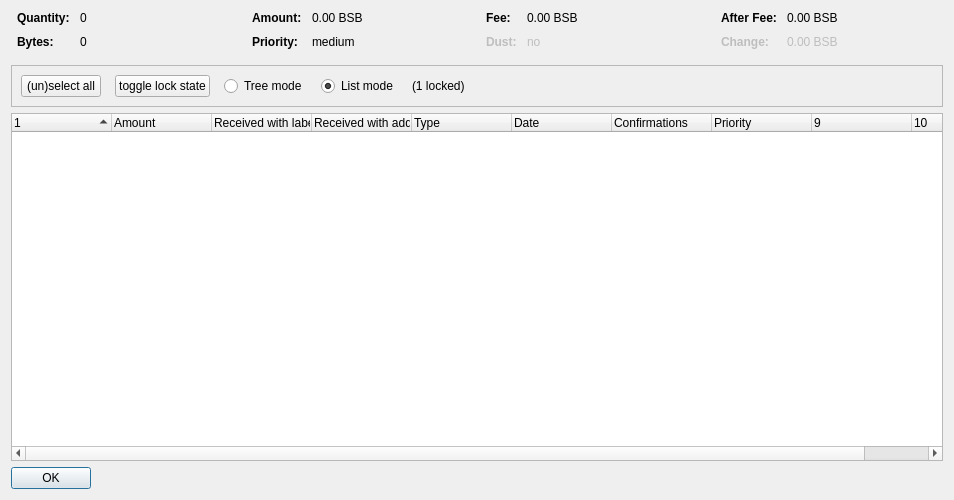
<?xml version="1.0" encoding="UTF-8"?>
<ui version="4.0">
 <class>CoinControlDialog</class>
 <widget class="QDialog" name="CoinControlDialog">
  <property name="geometry">
   <rect>
    <x>0</x>
    <y>0</y>
    <width>954</width>
    <height>500</height>
   </rect>
  </property>
  <property name="windowTitle">
   <string>Coin Selection</string>
  </property>
  <layout class="QVBoxLayout" name="verticalLayout">
   <item>
    <layout class="QHBoxLayout" name="horizontalLayoutTop" stretch="0,0,0,0">
     <property name="topMargin">
      <number>0</number>
     </property>
     <property name="bottomMargin">
      <number>10</number>
     </property>
     <item>
      <layout class="QFormLayout" name="formLayoutCoinControl1">
       <property name="horizontalSpacing">
        <number>10</number>
       </property>
       <property name="verticalSpacing">
        <number>10</number>
       </property>
       <property name="leftMargin">
        <number>6</number>
       </property>
       <property name="rightMargin">
        <number>6</number>
       </property>
       <item row="0" column="0">
        <widget class="QLabel" name="labelCoinControlQuantityText">
         <property name="font">
          <font>
           <weight>75</weight>
           <bold>true</bold>
          </font>
         </property>
         <property name="text">
          <string>Quantity:</string>
         </property>
        </widget>
       </item>
       <item row="0" column="1">
        <widget class="QLabel" name="labelCoinControlQuantity">
         <property name="cursor">
          <cursorShape>IBeamCursor</cursorShape>
         </property>
         <property name="contextMenuPolicy">
          <enum>Qt::ActionsContextMenu</enum>
         </property>
         <property name="text">
          <string notr="true">0</string>
         </property>
         <property name="textInteractionFlags">
          <set>Qt::LinksAccessibleByMouse|Qt::TextSelectableByKeyboard|Qt::TextSelectableByMouse</set>
         </property>
        </widget>
       </item>
       <item row="1" column="0">
        <widget class="QLabel" name="labelCoinControlBytesText">
         <property name="font">
          <font>
           <weight>75</weight>
           <bold>true</bold>
          </font>
         </property>
         <property name="text">
          <string>Bytes:</string>
         </property>
        </widget>
       </item>
       <item row="1" column="1">
        <widget class="QLabel" name="labelCoinControlBytes">
         <property name="cursor">
          <cursorShape>IBeamCursor</cursorShape>
         </property>
         <property name="contextMenuPolicy">
          <enum>Qt::ActionsContextMenu</enum>
         </property>
         <property name="text">
          <string notr="true">0</string>
         </property>
         <property name="textInteractionFlags">
          <set>Qt::LinksAccessibleByMouse|Qt::TextSelectableByKeyboard|Qt::TextSelectableByMouse</set>
         </property>
        </widget>
       </item>
      </layout>
     </item>
     <item>
      <layout class="QFormLayout" name="formLayoutCoinControl2">
       <property name="horizontalSpacing">
        <number>10</number>
       </property>
       <property name="verticalSpacing">
        <number>10</number>
       </property>
       <property name="leftMargin">
        <number>6</number>
       </property>
       <property name="rightMargin">
        <number>6</number>
       </property>
       <item row="0" column="0">
        <widget class="QLabel" name="labelCoinControlAmountText">
         <property name="font">
          <font>
           <weight>75</weight>
           <bold>true</bold>
          </font>
         </property>
         <property name="text">
          <string>Amount:</string>
         </property>
        </widget>
       </item>
       <item row="0" column="1">
        <widget class="QLabel" name="labelCoinControlAmount">
         <property name="cursor">
          <cursorShape>IBeamCursor</cursorShape>
         </property>
         <property name="contextMenuPolicy">
          <enum>Qt::ActionsContextMenu</enum>
         </property>
         <property name="text">
          <string notr="true">0.00 BSB</string>
         </property>
         <property name="textInteractionFlags">
          <set>Qt::LinksAccessibleByMouse|Qt::TextSelectableByKeyboard|Qt::TextSelectableByMouse</set>
         </property>
        </widget>
       </item>
       <item row="1" column="0">
        <widget class="QLabel" name="labelCoinControlPriorityText">
         <property name="font">
          <font>
           <weight>75</weight>
           <bold>true</bold>
          </font>
         </property>
         <property name="text">
          <string>Priority:</string>
         </property>
        </widget>
       </item>
       <item row="1" column="1">
        <widget class="QLabel" name="labelCoinControlPriority">
         <property name="cursor">
          <cursorShape>IBeamCursor</cursorShape>
         </property>
         <property name="contextMenuPolicy">
          <enum>Qt::ActionsContextMenu</enum>
         </property>
         <property name="text">
          <string>medium</string>
         </property>
         <property name="textInteractionFlags">
          <set>Qt::LinksAccessibleByMouse|Qt::TextSelectableByKeyboard|Qt::TextSelectableByMouse</set>
         </property>
        </widget>
       </item>
      </layout>
     </item>
     <item>
      <layout class="QFormLayout" name="formLayoutCoinControl3">
       <property name="horizontalSpacing">
        <number>10</number>
       </property>
       <property name="verticalSpacing">
        <number>10</number>
       </property>
       <property name="leftMargin">
        <number>6</number>
       </property>
       <property name="rightMargin">
        <number>6</number>
       </property>
       <item row="0" column="0">
        <widget class="QLabel" name="labelCoinControlFeeText">
         <property name="font">
          <font>
           <weight>75</weight>
           <bold>true</bold>
          </font>
         </property>
         <property name="text">
          <string>Fee:</string>
         </property>
        </widget>
       </item>
       <item row="0" column="1">
        <widget class="QLabel" name="labelCoinControlFee">
         <property name="cursor">
          <cursorShape>IBeamCursor</cursorShape>
         </property>
         <property name="contextMenuPolicy">
          <enum>Qt::ActionsContextMenu</enum>
         </property>
         <property name="text">
          <string notr="true">0.00 BSB</string>
         </property>
         <property name="textInteractionFlags">
          <set>Qt::LinksAccessibleByMouse|Qt::TextSelectableByKeyboard|Qt::TextSelectableByMouse</set>
         </property>
        </widget>
       </item>
       <item row="1" column="0">
        <widget class="QLabel" name="labelCoinControlLowOutputText">
         <property name="enabled">
          <bool>false</bool>
         </property>
         <property name="font">
          <font>
           <weight>75</weight>
           <bold>true</bold>
          </font>
         </property>
         <property name="text">
          <string>Dust:</string>
         </property>
        </widget>
       </item>
       <item row="1" column="1">
        <widget class="QLabel" name="labelCoinControlLowOutput">
         <property name="enabled">
          <bool>false</bool>
         </property>
         <property name="cursor">
          <cursorShape>IBeamCursor</cursorShape>
         </property>
         <property name="contextMenuPolicy">
          <enum>Qt::ActionsContextMenu</enum>
         </property>
         <property name="text">
          <string>no</string>
         </property>
         <property name="textInteractionFlags">
          <set>Qt::LinksAccessibleByMouse|Qt::TextSelectableByKeyboard|Qt::TextSelectableByMouse</set>
         </property>
        </widget>
       </item>
      </layout>
     </item>
     <item>
      <layout class="QFormLayout" name="formLayoutCoinControl4">
       <property name="horizontalSpacing">
        <number>10</number>
       </property>
       <property name="verticalSpacing">
        <number>10</number>
       </property>
       <property name="leftMargin">
        <number>6</number>
       </property>
       <property name="rightMargin">
        <number>6</number>
       </property>
       <item row="0" column="0">
        <widget class="QLabel" name="labelCoinControlAfterFeeText">
         <property name="font">
          <font>
           <weight>75</weight>
           <bold>true</bold>
          </font>
         </property>
         <property name="text">
          <string>After Fee:</string>
         </property>
        </widget>
       </item>
       <item row="0" column="1">
        <widget class="QLabel" name="labelCoinControlAfterFee">
         <property name="cursor">
          <cursorShape>IBeamCursor</cursorShape>
         </property>
         <property name="contextMenuPolicy">
          <enum>Qt::ActionsContextMenu</enum>
         </property>
         <property name="text">
          <string notr="true">0.00 BSB</string>
         </property>
         <property name="textInteractionFlags">
          <set>Qt::LinksAccessibleByMouse|Qt::TextSelectableByKeyboard|Qt::TextSelectableByMouse</set>
         </property>
        </widget>
       </item>
       <item row="1" column="0">
        <widget class="QLabel" name="labelCoinControlChangeText">
         <property name="enabled">
          <bool>false</bool>
         </property>
         <property name="font">
          <font>
           <weight>75</weight>
           <bold>true</bold>
          </font>
         </property>
         <property name="text">
          <string>Change:</string>
         </property>
        </widget>
       </item>
       <item row="1" column="1">
        <widget class="QLabel" name="labelCoinControlChange">
         <property name="enabled">
          <bool>false</bool>
         </property>
         <property name="cursor">
          <cursorShape>IBeamCursor</cursorShape>
         </property>
         <property name="contextMenuPolicy">
          <enum>Qt::ActionsContextMenu</enum>
         </property>
         <property name="text">
          <string notr="true">0.00 BSB</string>
         </property>
         <property name="textInteractionFlags">
          <set>Qt::LinksAccessibleByMouse|Qt::TextSelectableByKeyboard|Qt::TextSelectableByMouse</set>
         </property>
        </widget>
       </item>
      </layout>
     </item>
    </layout>
   </item>
   <item>
    <widget class="QFrame" name="frame">
     <property name="minimumSize">
      <size>
       <width>0</width>
       <height>40</height>
      </size>
     </property>
     <property name="frameShape">
      <enum>QFrame::StyledPanel</enum>
     </property>
     <property name="frameShadow">
      <enum>QFrame::Sunken</enum>
     </property>
     <layout class="QHBoxLayout" name="horizontalLayout">
      <item>
       <layout class="QHBoxLayout" name="horizontalLayoutPanel" stretch="0,0,0,0,0,0">
        <property name="spacing">
         <number>14</number>
        </property>
        <item>
         <widget class="QPushButton" name="pushButtonSelectAll">
          <property name="sizePolicy">
           <sizepolicy hsizetype="Maximum" vsizetype="Fixed">
            <horstretch>0</horstretch>
            <verstretch>0</verstretch>
           </sizepolicy>
          </property>
          <property name="text">
           <string>(un)select all</string>
          </property>
          <property name="autoDefault">
           <bool>false</bool>
          </property>
         </widget>
        </item>
        <item>
         <widget class="QPushButton" name="pushButtonToggleLock">
          <property name="sizePolicy">
           <sizepolicy hsizetype="Maximum" vsizetype="Fixed">
            <horstretch>0</horstretch>
            <verstretch>0</verstretch>
           </sizepolicy>
          </property>
          <property name="text">
           <string>toggle lock state</string>
          </property>
          <property name="autoDefault">
           <bool>false</bool>
          </property>
         </widget>
        </item>
        <item>
         <widget class="QRadioButton" name="radioTreeMode">
          <property name="sizePolicy">
           <sizepolicy hsizetype="Maximum" vsizetype="Fixed">
            <horstretch>0</horstretch>
            <verstretch>0</verstretch>
           </sizepolicy>
          </property>
          <property name="text">
           <string>Tree mode</string>
          </property>
         </widget>
        </item>
        <item>
         <widget class="QRadioButton" name="radioListMode">
          <property name="sizePolicy">
           <sizepolicy hsizetype="Maximum" vsizetype="Fixed">
            <horstretch>0</horstretch>
            <verstretch>0</verstretch>
           </sizepolicy>
          </property>
          <property name="text">
           <string>List mode</string>
          </property>
          <property name="checked">
           <bool>true</bool>
          </property>
         </widget>
        </item>
        <item>
         <widget class="QLabel" name="labelLocked">
          <property name="text">
           <string>(1 locked)</string>
          </property>
         </widget>
        </item>
        <item>
         <spacer name="horizontalSpacer">
          <property name="orientation">
           <enum>Qt::Horizontal</enum>
          </property>
          <property name="sizeHint" stdset="0">
           <size>
            <width>40</width>
            <height>20</height>
           </size>
          </property>
         </spacer>
        </item>
       </layout>
      </item>
     </layout>
    </widget>
   </item>
   <item>
    <widget class="CoinControlTreeWidget" name="treeWidget">
     <property name="contextMenuPolicy">
      <enum>Qt::CustomContextMenu</enum>
     </property>
     <property name="sortingEnabled">
      <bool>false</bool>
     </property>
     <property name="columnCount">
      <number>10</number>
     </property>
     <attribute name="headerShowSortIndicator" stdset="0">
      <bool>true</bool>
     </attribute>
     <attribute name="headerStretchLastSection">
      <bool>false</bool>
     </attribute>
     <column>
      <property name="text">
       <string/>
      </property>
     </column>
     <column>
      <property name="text">
       <string>Amount</string>
      </property>
     </column>
     <column>
      <property name="text">
       <string>Received with label</string>
      </property>
     </column>
     <column>
      <property name="text">
       <string>Received with address</string>
      </property>
     </column>
     <column>
      <property name="text">
       <string>Type</string>
      </property>
     </column>
     <column>
      <property name="text">
       <string>Date</string>
      </property>
     </column>
     <column>
      <property name="text">
       <string>Confirmations</string>
      </property>
      <property name="toolTip">
       <string>Confirmed</string>
      </property>
     </column>
     <column>
      <property name="text">
       <string>Priority</string>
      </property>
     </column>
     <column>
      <property name="text">
       <string/>
      </property>
     </column>
     <column>
      <property name="text">
       <string/>
      </property>
     </column>
    </widget>
   </item>
   <item>
    <widget class="QDialogButtonBox" name="buttonBox">
     <property name="sizePolicy">
      <sizepolicy hsizetype="Maximum" vsizetype="Fixed">
       <horstretch>0</horstretch>
       <verstretch>0</verstretch>
      </sizepolicy>
     </property>
     <property name="orientation">
      <enum>Qt::Horizontal</enum>
     </property>
     <property name="standardButtons">
      <set>QDialogButtonBox::Ok</set>
     </property>
    </widget>
   </item>
  </layout>
 </widget>
 <customwidgets>
  <customwidget>
   <class>CoinControlTreeWidget</class>
   <extends>QTreeWidget</extends>
   <header>coincontroltreewidget.h</header>
  </customwidget>
 </customwidgets>
 <resources/>
 <connections/>
</ui>
